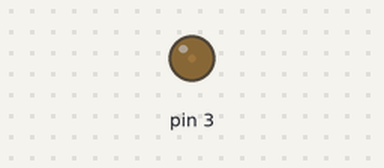
Bench run of a sketch on a simulated Arduino Uno, built with avr-gcc and run on an emulated ATmega328P. Parts: output pins drawn as LEDs (lit = HIGH).

Above: at 0.05 s.
At 0.9 s:
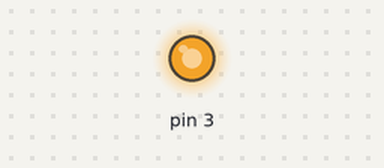
At 1.3 s:
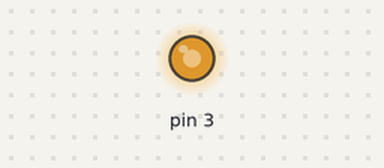
At 1.75 s:
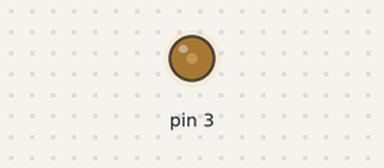
Timing chart, 0 to 6.9 s (numbered marks = the images above):
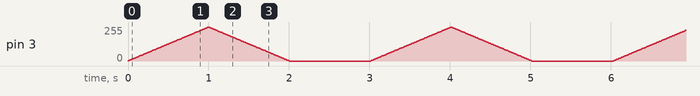

The sketch:

huxideng.ino
```cpp
float dianya_out = 0;
float step_dianya = 0.05;
float max_dianya = 5;
float min_dianya = 0;
int interval = 1000;
void setup()
{
  Serial.begin(9600);
  dianya_out = 0;
}

void loop()
{
  while ( dianya_out  < max_dianya )
  {
    dianya_out += step_dianya  ;
    if(dianya_out > max_dianya){
      dianya_out = max_dianya;
    }
    analogWrite(3, ( ( dianya_out / 5 ) * 255 ));
    delay( 10 );
  }
  while ( dianya_out > min_dianya )
  {
    dianya_out -= step_dianya;
    if(dianya_out < min_dianya){
      dianya_out = min_dianya;
    }
    analogWrite(3, ( ( dianya_out / 5 ) * 255 ));
    delay( 10 );
  }
  delay( interval );
}
```
